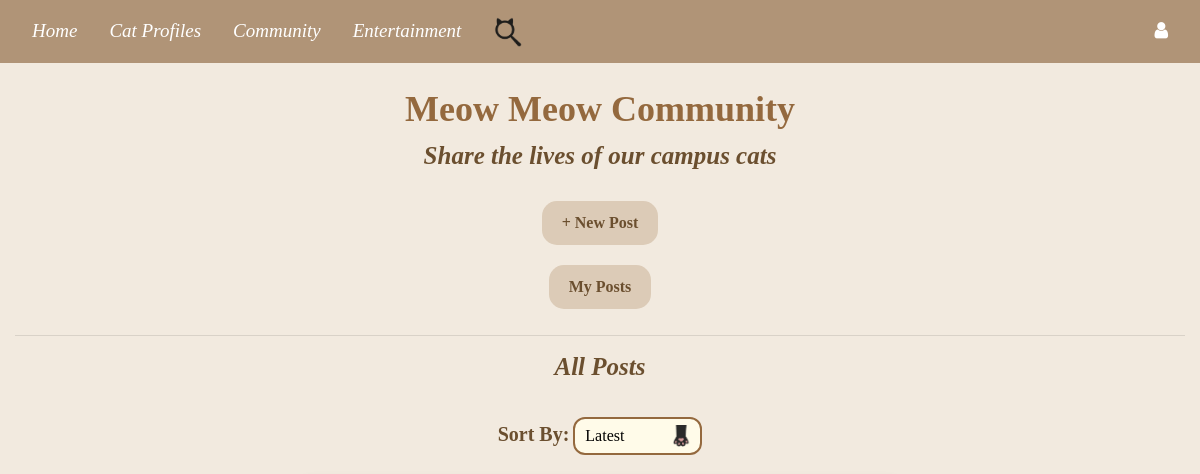
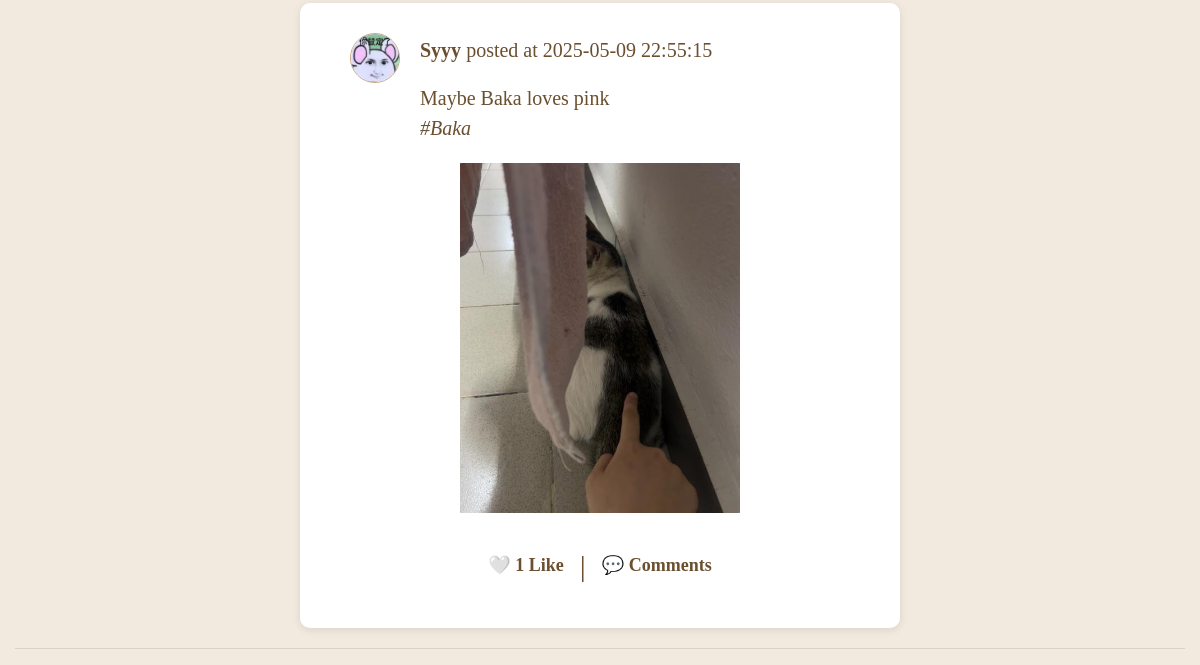
The page /hashtag/Baka on the database as committed earlier (2 pictures, top to bottom).
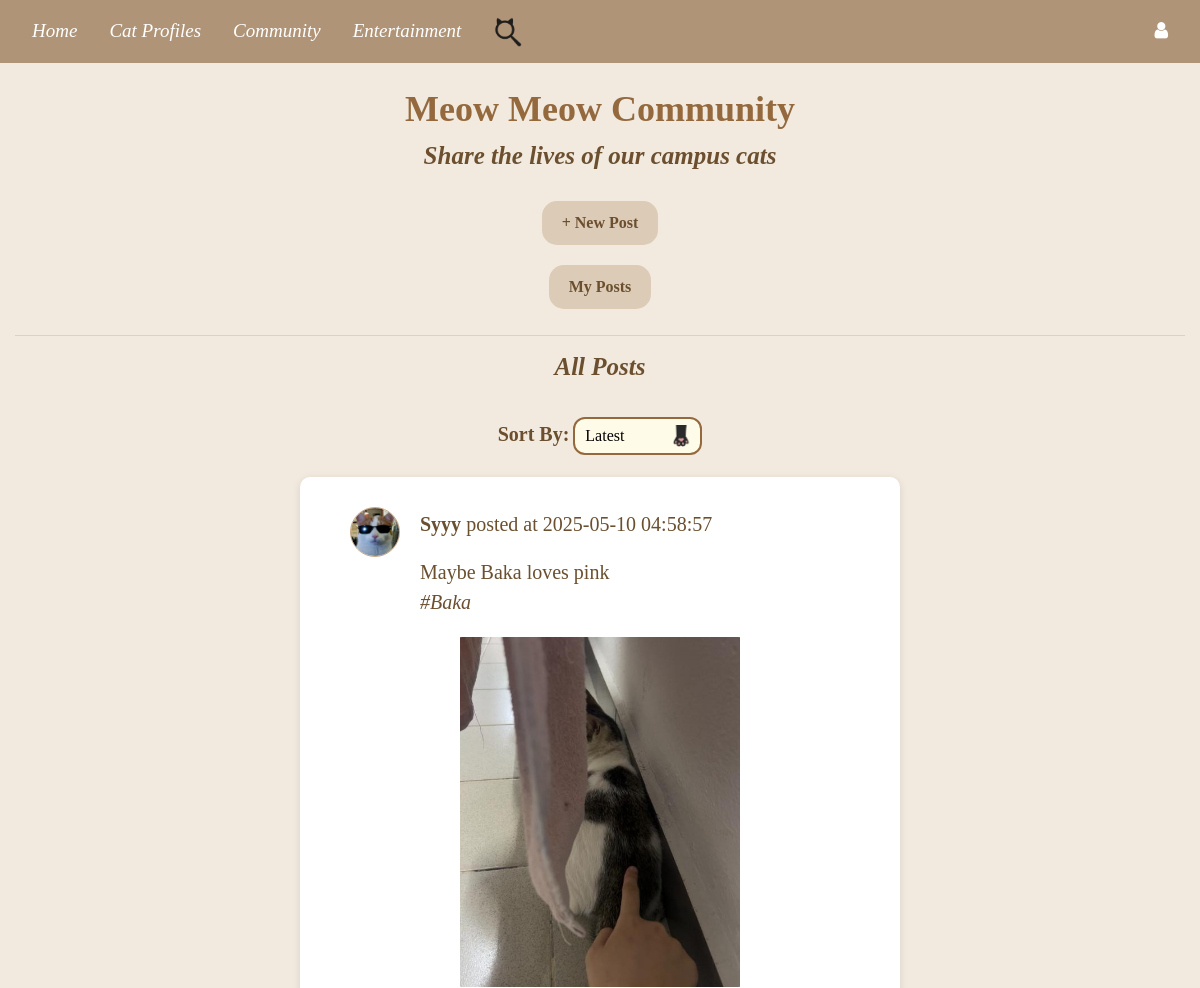
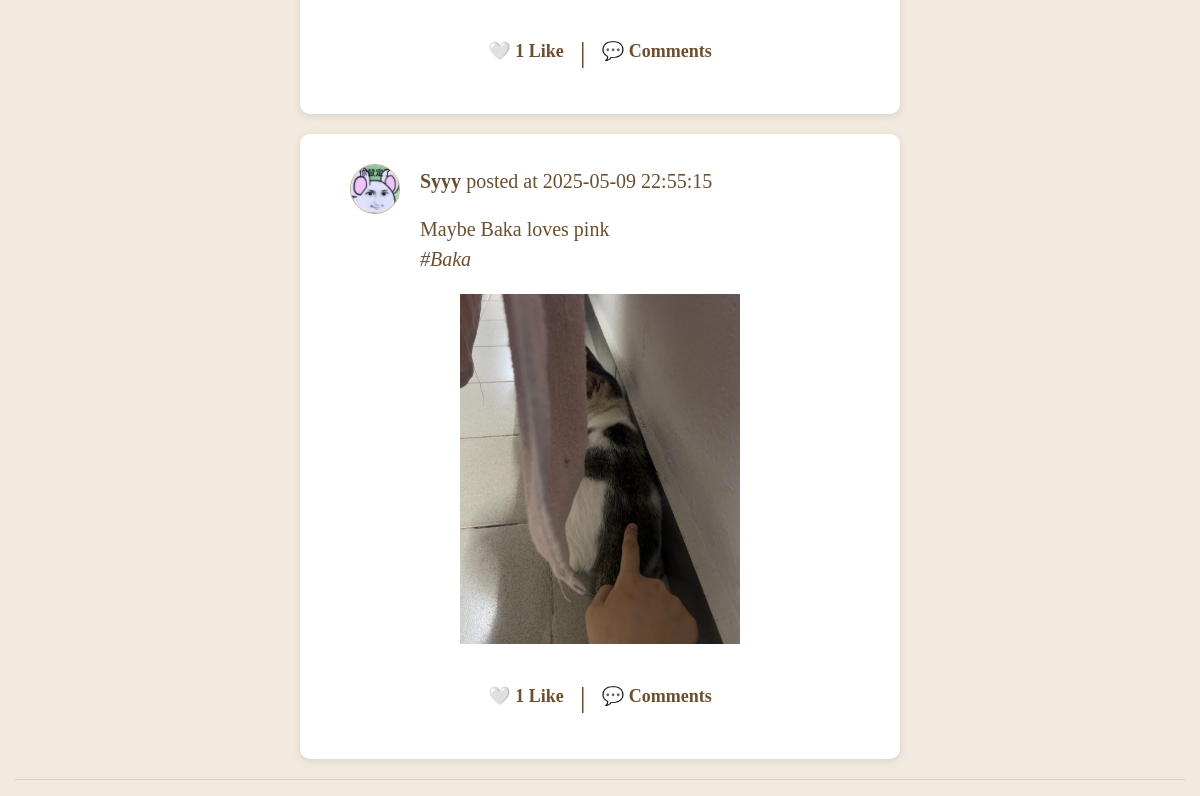
The same page on the database as committed later (2 pictures, top to bottom).
### tables this page shows
CREATE TABLE "post" (
	"post_id"	INTEGER,
	"user_id"	INTEGER,
	"content"	TEXT,
	"media_type"	TEXT,
	"media_url"	TEXT,
	"created_at"	TIMESTAMP DEFAULT CURRENT_TIMESTAMP,
	"updated_at"	TIMESTAMP DEFAULT CURRENT_TIMESTAMP,
	"cat_hashtag"	TEXT,
	PRIMARY KEY("post_id"),
	FOREIGN KEY("user_id") REFERENCES "user"("id") ON DELETE CASCADE
);

### Website/community.py (the view)
@community_bp.route('/hashtag/<string:hashtag>')
def hashtag_posts(hashtag):
    conn = get_db_connection()
    posts = conn.execute(
        '''
        SELECT post.*, user.name, user.profile_picture,
            COUNT(likes.id) AS like_count,
            CASE
                WHEN EXISTS (
                    SELECT 1 FROM likes
                    WHERE likes.post_id = post.post_id AND likes.user_id = ?
                ) THEN 1
                ELSE 0
            END AS liked_by_current_user
        FROM post
        JOIN user ON post.user_id = user.id
        LEFT JOIN likes ON post.post_id = likes.post_id
        WHERE post.cat_hashtag = ?
        GROUP BY post.post_id
        ORDER BY post.created_at DESC
        ''',
        (current_user.id if current_user.is_authenticated else -1, hashtag)
    ).fetchall()
    conn.close()
    return render_template('community_index.html',user=current_user, posts=posts, sort_by='date_desc', cat_names=get_cat_names())

### Website/community.py (called while the page is built)
def get_db_connection():
    db_path = os.path.join(os.path.dirname(__file__), '..', 'instance', 'datebase.db')
    db_path = os.path.abspath(db_path)
    conn = sqlite3.connect(db_path)
    conn.row_factory = sqlite3.Row
    return conn

def get_cat_names():
    db_path = os.path.join(os.path.dirname(__file__), '..', 'instance', 'cat_profiles.db')
    if not os.path.exists(db_path):
        return []
    conn = sqlite3.connect(db_path)
    conn.row_factory = sqlite3.Row
    cursor = conn.cursor()
    cursor.execute('SELECT name FROM profiles')
    cat_names = [row['name'] for row in cursor.fetchall()]
    conn.close()
    return cat_names

### Website/templates/community_index.html (shortened to what this page needs)
{% extends "base.html" %}
{% block content %}
<h1>Meow Meow Community</h1>
<h2>Share the lives of our campus cats</h2>
<div class="button-container">
    <button onclick ="openModal()" >+ New Post</button>
    <button onclick="window.location.href='{{ url_for('community.my_posts') }}'" >My Posts</button>
</div>
<hr>
<h2>All Posts</h2>
<div class="sort-container" >
    <label for="sort-by">Sort By: </label>
    <select id="sort-by" onchange="sortPosts()">
        <option value="date_desc" {% if sort_by == 'date_desc' %}selected{% endif %}>Latest</option>
    </select>
</div>
{% for post in posts %}
    <div class="post" onclick="window.location.href='/post/{{ post['post_id'] }}'">
        <div class="post-info">
            <img class="profile-picture" src="{{ url_for('static', filename='Userprofile/' + (post['profile_picture'] if post['profile_picture'] else 'default_profilepic.png')) }}" alt="Avatar">
            <p><strong>{{ post['name'] }}</strong> posted at {{ post['created_at'] }}</p>
        </div>
        <p class="post-content">{{ post['content'] }}</p>
            {% if post['cat_hashtag'] %}
                <p class="post-content">
                    <a href="{{ url_for('community.hashtag_posts', hashtag=post['cat_hashtag']) }}">#{{ post['cat_hashtag'] }}</a>
                </p>
            {% endif %}
        <div class="media">
            {% if post['media_url'] %}
                {% set ext = post['media_url'].rsplit('.', 1)[1].lower() %}
                {% if ext in ['jpg', 'jpeg', 'png', 'gif'] %}
                    <img src="{{ url_for('static', filename=post['media_url']) }}" width="300" alt="Image">
                {% elif ext in ['mp4', 'mov', 'avi'] %}
                    <video width="300" controls>
                        <source src="{{ url_for('static', filename=post['media_url']) }}" type="video/{{ ext }}">
                    </video>
                {% endif %}
            {% endif %}
        </div>
        <div class="post-actions">
            <form id="like-form-{{ post['post_id'] }}" action="{{ url_for('community.like_post' if not post['liked_by_current_user'] else 'community.unlike_post', post_id=post['post_id']) }}" method="post" style="display:inline;">
                <button type="submit" class="post-action-button">
                    {% if post['liked_by_current_user'] %}
                        ❤️
                    {% else %}
                        🤍
                    {% endif %}
                    {{ post['like_count'] }} Like
                </button>
            </form>
            <span class="separator">|</span>
            <button class="post-action-button">
                💬 Comments
            </button>
        </div>
    </div>
{% endfor %}
<hr>
{% endblock %}

### Website/templates/base.html (shortened to what this page needs)
<!DOCTYPE html>
<html>
<head>
    <link rel="stylesheet" href="https://stackpath.bootstrapcdn.com/bootstrap/4.4.1/css/bootstrap.min.css"
 />
    <link rel="stylesheet" href="https://stackpath.bootstrapcdn.com/font-awesome/4.7.0/css/font-awesome.min.css"
 />
</head>
<body>
<nav class="navbar navbar-expand-lg navbar-dark" style="background-color: rgb(176, 148, 119);">
    <a class="nav-item nav-link" style="font-family: 'Times New Roman'; color: white; font-size: 19px;" href="/">Home</a>
    <div class="dropdown nav-item">
        <a class="nav-link" href="#" id="dropdownMenuLink" aria-haspopup="true" aria-expanded="false"
           style="font-family: 'Times New Roman'; color: white; font-size: 19px;">
            Cat Profiles
        </a>
    </div>
    <a class="nav-item nav-link" style="font-family: 'Times New Roman'; color: white; font-size: 19px;" href="{{ url_for('community.community_feature') }}">
        Community
    </a>
    <div class="dropdown nav-item">
        <a class="nav-link" href="#" id="dropdownMenuLink" aria-haspopup="true" aria-expanded="false"
           style="font-family: 'Times New Roman'; color: white; font-size: 19px;">
            Entertainment
        </a>
    </div>
    <a class="nav-item nav-link" href="{{ url_for('search.search_feature') }}" style="color: white; font-size: 19px;">
        <img src="{{ url_for('static', filename='Images/option2.png') }}" alt="Search" style="width: 30px; height: 30px;">
    </a>
    <div class="ml-auto d-flex align-items-center">
        <div class="dropdown">
            <a class="nav-link" href="#" aria-haspopup="true" aria-expanded="false" style="color: white; font-size: 19px;">
                <i class="fa fa-user" aria-hidden="true"></i>
            </a>
        </div>
    </div>
</nav>
<div class="container-fluid">{% block content %}{% endblock %}</div>
</body>
</html>

### Website/templates/base.html (style rules this page uses)
.dropdown { position: relative; display: inline-block; }
.navbar { display: flex; justify-content: space-between; align-items: center; }
.ml-auto { margin-left: auto !important; }
body { background-color: #f9f4ef; }

### Website/templates/community_index.html (style rules this page uses)
html,body { margin: 0; padding: 0; box-sizing: border-box; font-family: 'Times New Roman', Times, serif; background-color: #f2eadf; }
h1 { font-weight: bold; color: #94693e; text-align: center; font-size: 36px; margin-bottom: 10px; padding-top: 25px; }
h2 { font-weight: bold; font-size: 25px; color: #6b4f2f; text-align: center; font-style: italic; margin-top: 0; margin-bottom: 20px; }
p { text-align: center; color: #6b4f2f; font-size: 20px; word-wrap: break-word; white-space: normal; max-width: 70%; overflow-wrap: break-word; }
a { display: inline; color: #6b4f2f; text-decoration: none; font-style: italic; }
.sort-container { text-align: center; margin-bottom: 20px; }
.sort-container label { color: #6b4f2f; font-weight: bold; font-size: 20px; }
.sort-container select { padding: 5px 40px 5px 10px; cursor: pointer; background-color: #fffbe9; border-radius: 12px; margin-top: 15px; appearance: none; border: 2px solid #94693e; outline: none; background-image: url("/static/cat_paws_icon.png"); background-repeat: no-repeat; background-position: right 8px center; background-size: 20px; }
.post { display: flex; flex-direction: column; width: 100%; max-width: 600px; max-height: 650px; background-color: #ffffff; border-radius: 10px; margin: 20px auto; overflow: hidden; box-shadow: 0 2px 8px rgba(0, 0, 0, 0.1); padding: 30px; cursor: pointer; }
.post-info { width: 100%; display: flex; align-items: center; justify-content: flex-start; margin-left: 20px; }
.post-info img.profile-picture { width: 50px; height: 50px; border-radius: 50%; margin-right: 20px; border: 1px solid #c8a786; }
.post-content { text-align: left; margin-left: 90px; margin-bottom: 0px; overflow: hidden; white-space: nowrap; text-overflow: ellipsis; max-width: 380px; max-height: 230px; }
.media { display: flex; align-items: center; justify-content: center; margin: 10px 0; }
.media img, .media video { display: inline-block; margin: 10px auto; border-radius: 12px; max-width: 300px; height: 350px; object-fit: contain; }
.post-actions { text-align: center; margin: 10px 0; font-size: 16px; display: flex; justify-content: center; align-items: center; }
.post-action-button { background: none; border: none; color: #6b4f2f; cursor: pointer; font-weight: bold; font-size: 18px; margin: 0 10px; }
.post-actions .separator { font-size: 30px; color: #6b4f2f; }
.button-container { display: flex; flex-direction: column; align-items: center; margin-top: 10px; }
.button-container button, .modal-content button { margin: 10px auto; padding: 10px 20px; background-color: #dccbb7; border-radius: 15px; border: none; color: #6b4f2f; font-size: 16px; font-weight: bold; cursor: pointer; transition: transform 0.2s ease; }

Rows that differ between the two databases and show on the page:
added post: shows a picture, name "Syyy", created_at "2025-05-10 04:58:57", content "Maybe Baka loves pink", cat_hashtag "Baka", media_url (picture), like_count "1"
